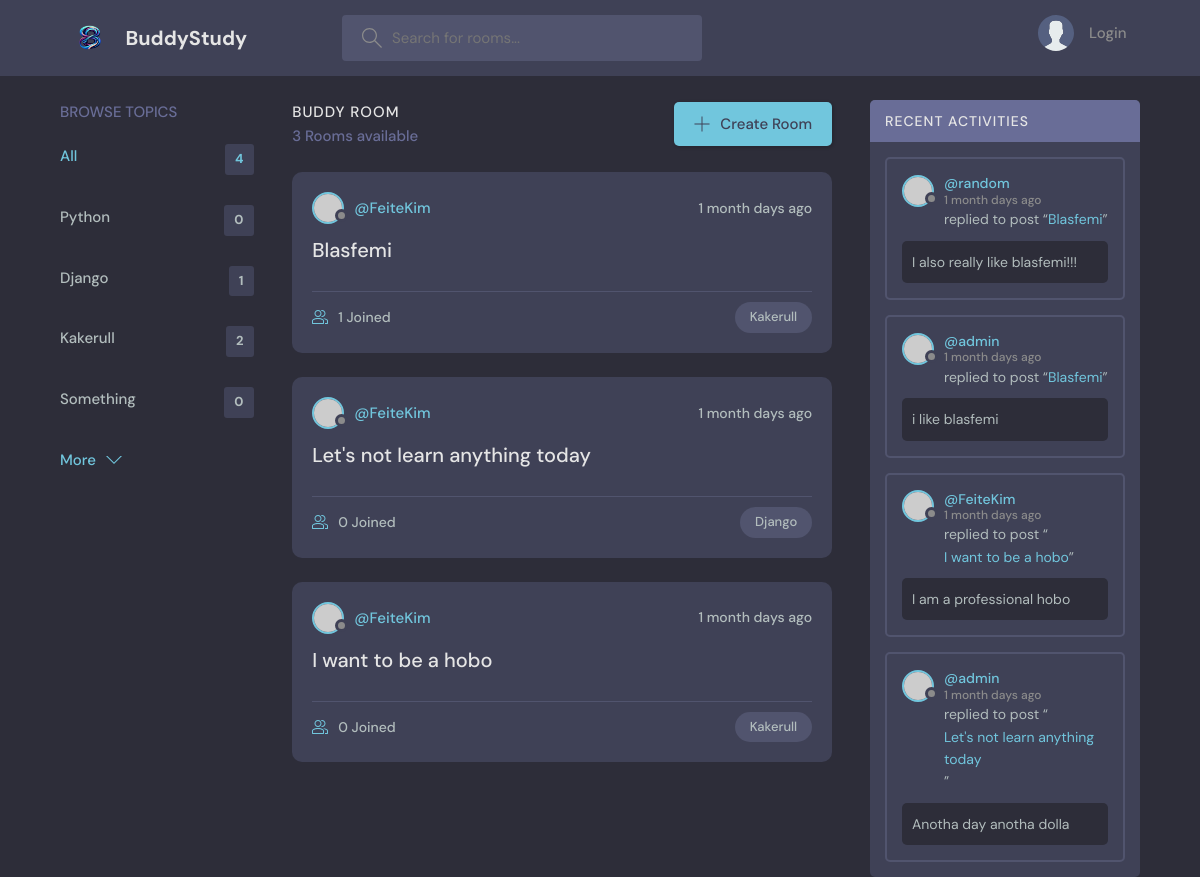
/, run on an earlier commit of the app's database.
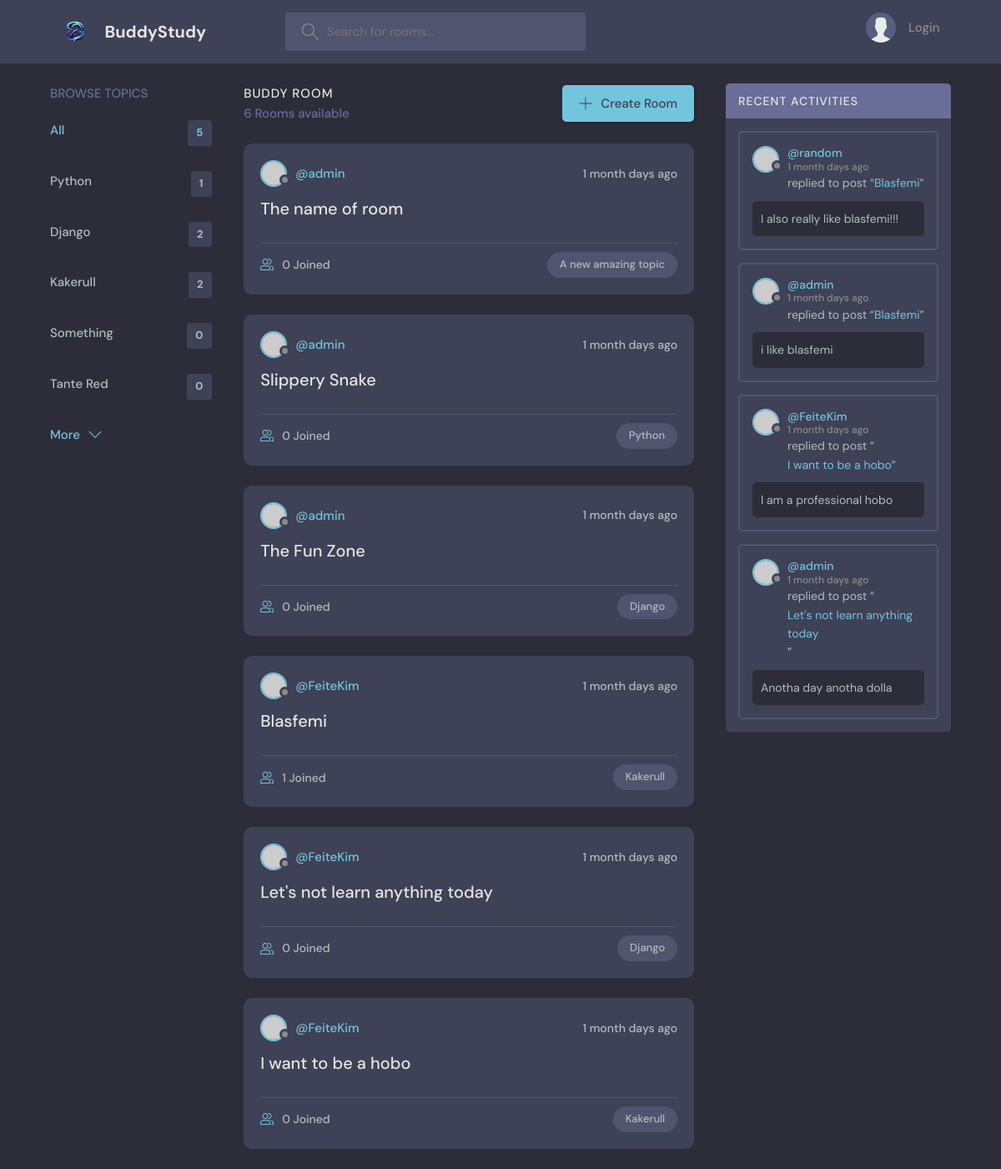
And on a later commit of the database.
### base/models.py (models this page shows, shortened)
class Topic(models.Model):
    name = models.CharField(max_length=200)

class Room(models.Model):
    host = models.ForeignKey(User, on_delete=models.SET_NULL, null=True)
    topic = models.ForeignKey(Topic, on_delete=models.SET_NULL, null=True) #If a topic is deleted
    name = models.CharField(max_length=200)
    description = models.TextField(null=True, blank=True) #Allows for data to be blank when creating new data
    participants = models.ManyToManyField(User, related_name='participants', blank=True)
    updated = models.DateTimeField(auto_now=True) #Saves the timestamp when data is saved
    created = models.DateTimeField(auto_now_add=True) #Only take a timestamp when the data is created
    class Meta:
        ordering = ['-updated', '-created']
    def __str__(self):
        return self.name

class Message(models.Model):
    user = models.ForeignKey(User, on_delete=models.CASCADE) #When a user is deleted all the children are deleted
    room = models.ForeignKey(Room, on_delete=models.CASCADE) #When parent(Room) is deleted all the messages in the room is deleted
    body = models.TextField()
    updated = models.DateTimeField(auto_now=True) #Saves the timestamp when data is saved
    created = models.DateTimeField(auto_now_add=True) #Only take a timestamp when the data is created
    class Meta:
        ordering = ['-updated', '-created']

### base/views.py (the view)
# urls.py: path('', views.home, name='home'),
def home(request):
    q = request.GET.get('q') if request.GET.get('q') != None else '' #q is equal to whatever we pass into the url
    rooms = Room.objects.filter(  #Check if a object contain the value in q and set that to 'room', the Q allows us to check if q is in multiple fields
        Q(topic__name__icontains=q) |
        Q(name__icontains=q) |
        Q(description__icontains=q)
        )
    topics = Topic.objects.all()[0:5] # [0:5] gives us the first 5 topics in the query set
    room_count = rooms.count() #Gives us the number of rooms
    room_messages = Message.objects.filter(Q(room__topic__name__icontains=q)) #Only display the messages with context to room
    context = {'rooms': rooms, 'topics': topics, 'room_count': room_count,
                'room_messages': room_messages}
    return render(request, 'base/home.html', context)

### base/templates/base/home.html (shortened to what this page needs)
{% extends 'main.html' %}
{% block content %}
<body>
    <main class="layout layout--3">
      <div class="container">
        {% include 'base/topics_component.html' %}
        <div class="roomList">
          <div class="roomList__header">
            <div>
              <h2>Buddy Room</h2>
              <p>{{rooms.count}} Rooms available</p>
            </div>
            <a class="btn btn--main" href="{% url 'create-room' %}">
              <svg version="1.1" xmlns="http://www.w3.org/2000/svg" width="32" height="32" viewBox="0 0 32 32">
                <title>add</title>
                <path
                  d="M16.943 0.943h-1.885v14.115h-14.115v1.885h14.115v14.115h1.885v-14.115h14.115v-1.885h-14.115v-14.115z"
                ></path>
              </svg>
              Create Room
            </a>
          </div>
          {% include 'base/feed_component.html' %}
        </div>
        {% include 'base/activity_component.html' %}
      </div>
    </main>
    {% endblock content %}

### base/templates/base/topics_component.html
<div class="topics">
    <div class="topics__header">
      <h2>Browse Topics</h2>
    </div>
    <ul class="topics__list">
      <li>
        <a href="{% url 'home' %}" class="active">All <span>{{topics.count}}</span></a>
      </li>
      {% for topic in topics %}
      <li>
        <a href="{%url 'home' %}?q={{topic.name}}">{{topic.name}} <span>{{topic.room_set.all.count}}</span></a>
      </li>
      {% endfor %}
    </ul>
    <a class="btn btn--link" href="{% url 'topics' %}">
      More
      <svg version="1.1" xmlns="http://www.w3.org/2000/svg" width="32" height="32" viewBox="0 0 32 32">
        <title>chevron-down</title>
        <path d="M16 21l-13-13h-3l16 16 16-16h-3l-13 13z"></path>
      </svg>
    </a>
  </div>

### base/templates/base/feed_component.html (shortened to what this page needs)
{% for room in rooms %}
<div class="roomListRoom">
    <div class="roomListRoom__header">
      <a href="{% url 'user-profile'  room.host.id%}" class="roomListRoom__author">
        <div class="avatar avatar--small">
          <img src="https://randomuser.me/api/portraits/women/11.jpg" />
        </div>
        <span>@{{room.host.username}}</span>
      </a>
      <div class="roomListRoom__actions">
        <span>{{room.created|timesince}} days ago</span>
      </div>
    </div>
    <div class="roomListRoom__content">
      <a href="{% url 'room' room.id %}">{{room.name}}</a>
    </div>
    <div class="roomListRoom__meta">
      <a href="{% url 'room' room.id %}" class="roomListRoom__joined">
        {{room.participants.all.count}} Joined
      </a>
      <p class="roomListRoom__topic">{{room.topic.name}}</p>
    </div>
  </div>
{% endfor %}

### base/templates/base/activity_component.html (shortened to what this page needs)
<div class="activities">
    <div class="activities__header">
      <h2>Recent Activities</h2>
    </div>
    {% for message in room_messages %}
    <div class="activities__box">
      <div class="activities__boxHeader roomListRoom__header">
        <a href="{% url 'user-profile'  message.user.id %}" class="roomListRoom__author">
          <div class="avatar avatar--small">
            <img src="https://randomuser.me/api/portraits/women/11.jpg" />
          </div>
          <p>
            @{{message.user}}
            <span>{{message.created|timesince}} days ago</span>
          </p>
        </a>
      </div>
      <div class="activities__boxContent">
        <p>replied to post “<a href="{% url 'room' message.room.id %}">{{message.room}}</a>”</p>
        <div class="activities__boxRoomContent">
          {{message.body}}
        </div>
      </div>
    </div>
    {% endfor %}
  </div>

What changed in the data, as far as the page shows it:
computed for Topic "Python": room_set.all.count "0" → "1"
computed for Topic "Django": room_set.all.count "1" → "2"
added Topic: name "Tante Red", room_set.all.count "0"
added Room: host.username "admin", created "1 month", name "The name of room", participants.all.count "0", topic.name "A new amazing topic"
added Room: host.username "admin", created "1 month", name "Slippery Snake", participants.all.count "0", topic.name "Python"
added Room: host.username "admin", created "1 month", name "The Fun Zone", participants.all.count "0", topic.name "Django"
Also different on the page:
{{ topics.count }}: "4" → "5"
{{ rooms.count }}: "3" → "6"
